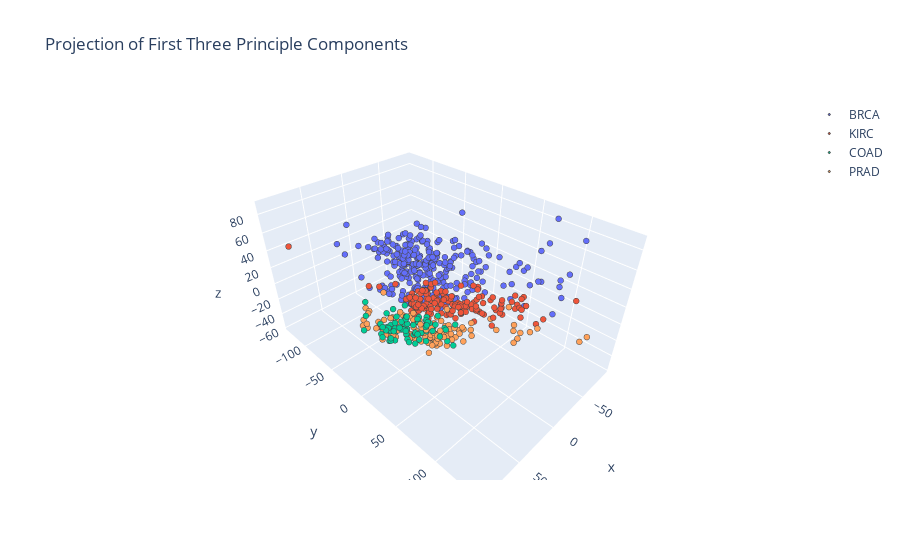

Here is the notebook cell this chart was saved with:
### Code cell
Y_train_pca = pca.fit_transform(geneMatrixScaled)

traces = []
for name in ['BRCA', 'KIRC', 'COAD', 'LAUD', 'PRAD']: 
    trace = go.Scatter3d(
        x=Y_train_pca[y_train.cancer==name,3],
        y=Y_train_pca[y_train.cancer==name,1],
        z=Y_train_pca[y_train.cancer==name,4],
        mode='markers',
        name=name,
        marker=go.Marker(size=2, line=go.Line(width=1),opacity=1))
    
    traces.append(trace)

layout = go.Layout(
    xaxis=dict(title='PC1'),
    yaxis=dict(title='PC2'),
    title="Projection of First Three Principle Components"
)

data = traces
fig = go.Figure(data=data, layout=layout)

fig.show()

### Figure 1 — Plotly figure (JSON) as saved in the notebook; plotly's stock layout.template omitted (floating-point values rounded to 4 significant figures; data arrays with more than 128 entries replaced by an {"elided": "..."} marker saying what was removed)
{"data": [{"marker": {"line": {"width": 1}, "opacity": 1, "size": 2}, "mode": "markers", "name": "BRCA", "type": "scatter3d", "x": {"elided": "300 float values"}, "y": {"elided": "300 float values"}, "z": {"elided": "300 float values"}}, {"marker": {"line": {"width": 1}, "opacity": 1, "size": 2}, "mode": "markers", "name": "KIRC", "type": "scatter3d", "x": {"elided": "146 float values"}, "y": {"elided": "146 float values"}, "z": {"elided": "146 float values"}}, {"marker": {"line": {"width": 1}, "opacity": 1, "size": 2}, "mode": "markers", "name": "COAD", "type": "scatter3d", "x": [53.7, 72.4, 59.64, 39.87, 61.11, 56.58, 44.44, 25.84, 35.2, 72.62, 77.37, 67.71, 57.26, 64.24, 60.46, 54.53, 37.54, 11.03, 60.78, 47.7, 33.15, 37.5, 70.84, 47.37, 72.06, 40.44, 34.39, 73.17, 63.45, 36.61, 54.77, 37.55, 64.03, 66.88, 76.96, 61.19, 55.67, 61.61, 64.57, 30.77, 50.63, 33.8, 66.34, 19.78, 68.92, 67.51, 87.71, 45.62, 9.947, 74.57, 42.01, 50.89, 32.33, 51.24, 61.42, 62.33, 53.39, 59.23, 61.18, 50.64, 52.12, 40.46, 37.23, 56.24, 80.44, 47.07, 83.6, 55.65, 65.67, 48.85, 43.0, 12.4, 60.76, 74.96, 9.535, 63.92, 37.19, -11.98], "y": [19.44, 23.22, 24.53, 1.922, 8.951, 30.82, 24.85, 24.06, 32.73, 55.75, -8.955, 33.6, 16.91, 15.27, 25.89, 18.3, 26.76, 17.77, -11.18, 6.264, 21.98, 31.36, 29.42, 36.8, 41.01, 19.45, 16.8, 13.29, 32.19, -3.045, 19.5, 26.28, 26.01, 12.11, 12.51, 25.17, 13.81, 14.69, 5.7, 56.33, 52.09, 23.73, 8.938, 36.79, 13.43, 9.566, 1.231, 59.31, 23.49, 21.32, 16.71, 15.22, 39.25, 13.58, 10.37, 8.853, 44.4, -2.968, 41.53, -0.7473, 8.751, 44.75, 10.39, 3.399, 18.77, 39.11, 1.839, 20.91, 16.41, 10.23, 20.68, 1.423, 4.65, 18.54, 4.511, -7.019, 8.491, 15.69], "z": [12.48, 17.31, 39.04, -17.29, 2.166, 19.43, 18.01, -5.286, 0.9371, 28.19, 18.83, 21.08, 7.014, 17.13, 25.36, 0.1702, 11.52, -30.25, -1.364, 2.054, -6.825, 10.9, 23.93, 15.22, 43.22, 6.73, -11.28, 12.78, 4.819, -18.26, 21.51, -13.93, 15.82, 7.562, 6.693, 13.09, 12.76, 22.32, -9.644, 19.65, 28.79, 11.42, 5.256, -18.56, -1.88, 9.923, 14.37, 24.49, -16.21, 9.534, -6.518, 2.508, -3.523, 6.038, 28.3, 5.076, 25.19, -1.219, 34.91, -10.24, -1.483, 28.4, -27.29, -15.64, 24.06, 22.06, 43.23, -3.474, 12.35, 8.909, -5.551, -26.24, 6.711, 35.73, -46.48, -9.317, -16.99, -57.84]}, {"marker": {"line": {"width": 1}, "opacity": 1, "size": 2}, "mode": "markers", "name": "LAUD", "type": "scatter3d", "x": [], "y": [], "z": []}, {"marker": {"line": {"width": 1}, "opacity": 1, "size": 2}, "mode": "markers", "name": "PRAD", "type": "scatter3d", "x": {"elided": "136 float values"}, "y": {"elided": "136 float values"}, "z": {"elided": "136 float values"}}], "layout": {"title": {"text": "Projection of First Three Principle Components"}, "xaxis": {"title": {"text": "PC1"}}, "yaxis": {"title": {"text": "PC2"}}}}
